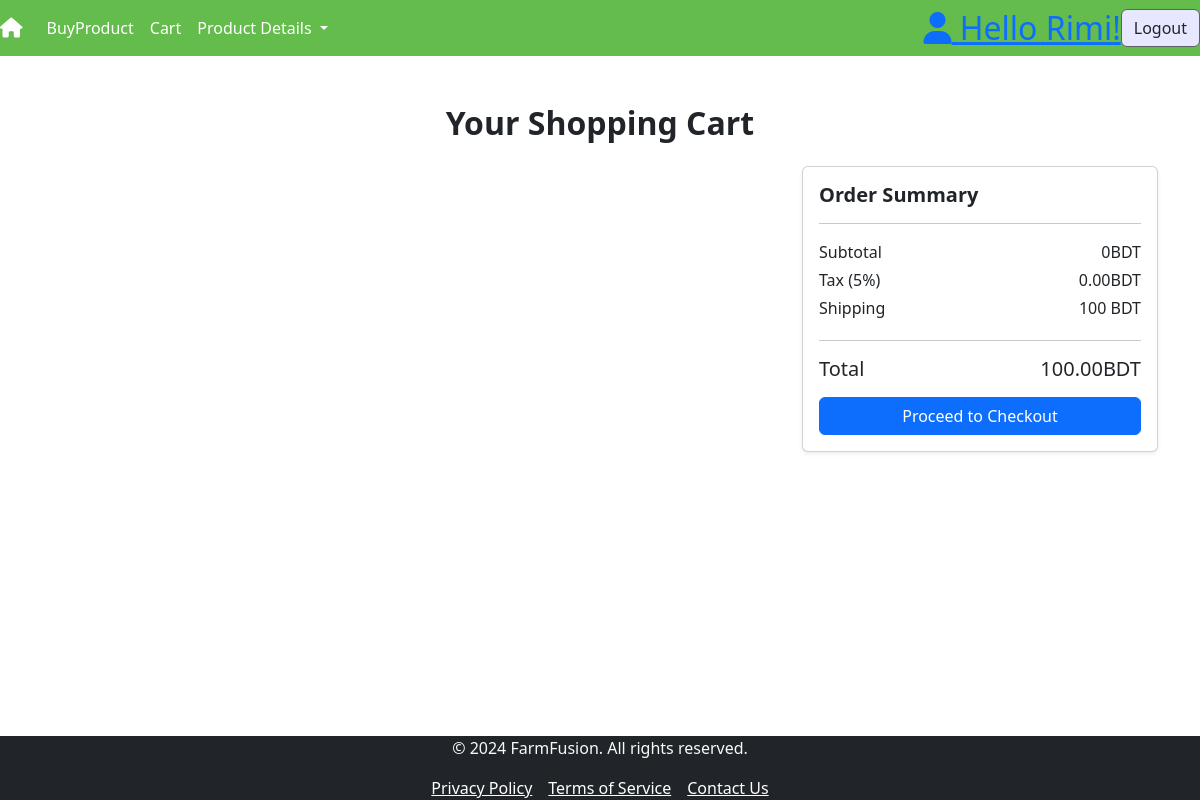
The app's page /cart/ (signed in), older data.
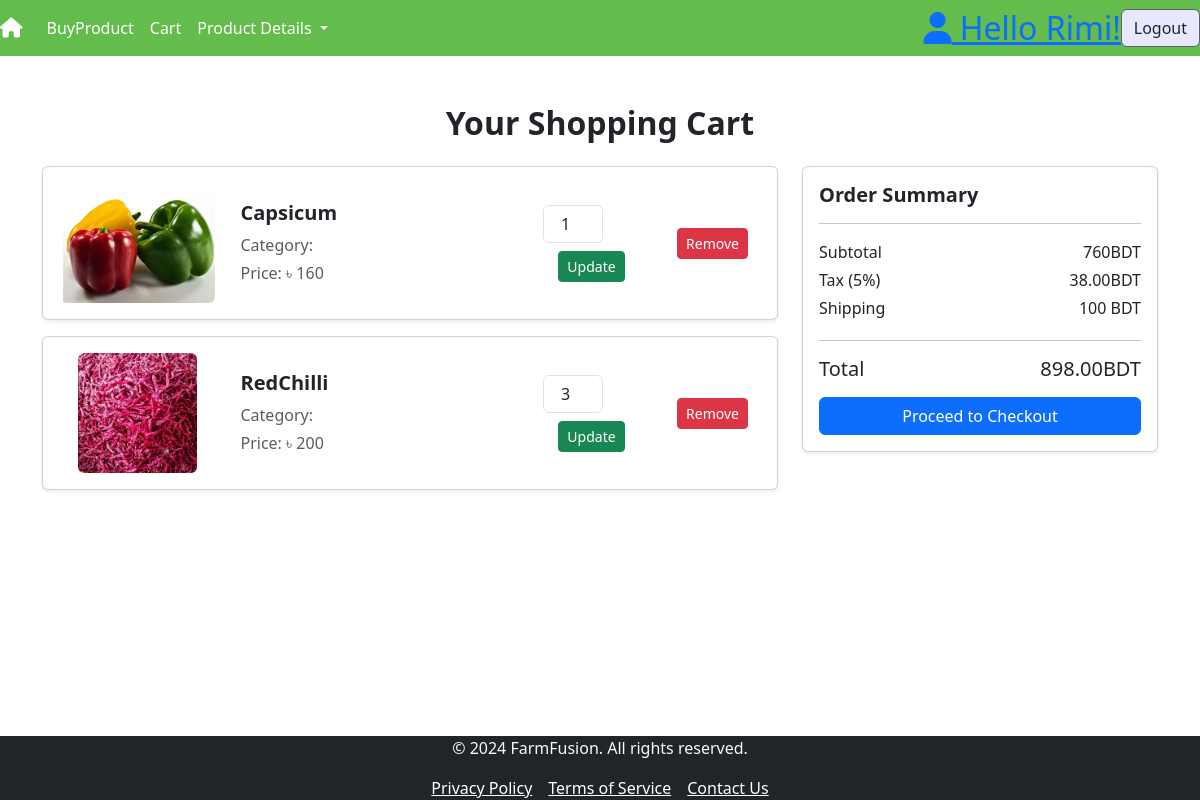
The same page, newer data.
### products/models.py (models this page shows, shortened)
class CartItem(models.Model):
    user = models.ForeignKey(User, on_delete=models.CASCADE)
    product = models.ForeignKey(Product, on_delete=models.CASCADE)
    quantity = models.PositiveIntegerField(default=1)

class Product(models.Model):
    name = models.CharField(max_length=100)
    price = models.IntegerField(default=00)
    quantity =models.CharField(max_length=20,default=1)
    image = models.ImageField(upload_to='pics', null=True, blank=True)

### products/views.py (the view)
# urls.py: path('cart/',views.cart,name='cart'),
def cart(request):
    cart_items = CartItem.objects.filter(user=request.user)
    s_total = sum(item.product.price * item.quantity for item in cart_items)
    tax=s_total*0.05
    cost=100
    total = s_total + tax+ cost
    context = {
        'cart_items': cart_items,
        's_total':s_total,
        'total': total,
        'tax': tax,
        'cost': cost
    }
    return render(request, 'cart.html', context)

### templates/cart.html (shortened to what this page needs)
{% extends 'base.html' %}
{% load static %}
{% block content %}
<div class="container mt-5">
    <h2 class="text-center mb-4" style="font-weight: bold;">Your Shopping Cart</h2>
    <div class="row">
        <div class="col-lg-8">
            {% for item in cart_items %}
            <div class="card shadow-sm mb-3">
                <div class="card-body">
                    <div class="row align-items-center">
                        <div class="col-md-3 text-center">
                            <img src="{{ item.product.image.url }}" alt="Product Image"
                                 class="img-fluid rounded" style="max-height: 120px; object-fit: contain;">
                        </div>
                        <div class="col-md-5">
                            <h5 class="mb-2" style="font-weight: bold;">{{ item.product.name }}</h5>
                            <p class="mb-1 text-muted">Category: {{ item.product.category }}</p>
                            <p class="mb-0 text-muted">Price: ৳ {{ item.product.price }}</p>
                        </div>
                        <div class="col-md-2 text-center">
                            <form action="{% url 'update_quantity' item.id %}" method="POST">
                                <input type="number" name="quantity" value="{{ item.quantity }}"
                                       class="form-control text-center" style="width: 60px;" min="1" required>
                                <button type="submit" class="btn btn-success btn-sm mt-2">Update</button>
                            </form>
                        </div>
                        <div class="col-md-2 text-center">
                            <a href="{% url 'remove_from_cart' item.id %}" class="btn btn-danger btn-sm">Remove</a>
                        </div>
                    </div>
                </div>
            </div>
            {% endfor %}
        </div>
        <div class="col-lg-4">
            <div class="card shadow-sm">
                <div class="card-body">
                    <h5 class="card-title" style="font-weight: bold;">Order Summary</h5>
                    <hr>
                    <div class="d-flex justify-content-between">
                        <p class="mb-1">Subtotal</p>
                        <p class="mb-1">{{ s_total }}BDT</p>
                    </div>
                    <div class="d-flex justify-content-between">
                        <p class="mb-1">Tax (5%)</p>
                        <p class="mb-0">{{ tax |floatformat:2 }}BDT</p>
                    </div>
                    <div class="d-flex justify-content-between">
                        <p class="mb-1">Shipping</p>
                        <p class="mb-1">100 BDT</p>
                    </div>
                    <hr>
                    <div class="d-flex justify-content-between">
                        <h5 class="mb-0">Total</h5>
                        <h5 class="mb-0">{{ total|floatformat:2 }}BDT</h5>
                    </div>
                    <a href="{% url 'checkout' %}" class="btn btn-primary w-100 mt-3">Proceed to Checkout</a>
                </div>
            </div>
        </div>
    </div>
</div>
{% endblock %}

Row changes from the older to the newer data that the page shows:
added CartItem: product.image (picture), product.name "Capsicum", product.price "160", quantity "1"
added CartItem: product.image (picture), product.name "RedChilli", product.price "200", quantity "3"
Text that changed along with them:
{{ s_total }}: "0" → "760"
{{ tax |floatformat:2 }}: "0.00" → "38.00"
{{ total|floatformat:2 }}: "100.00" → "898.00"
